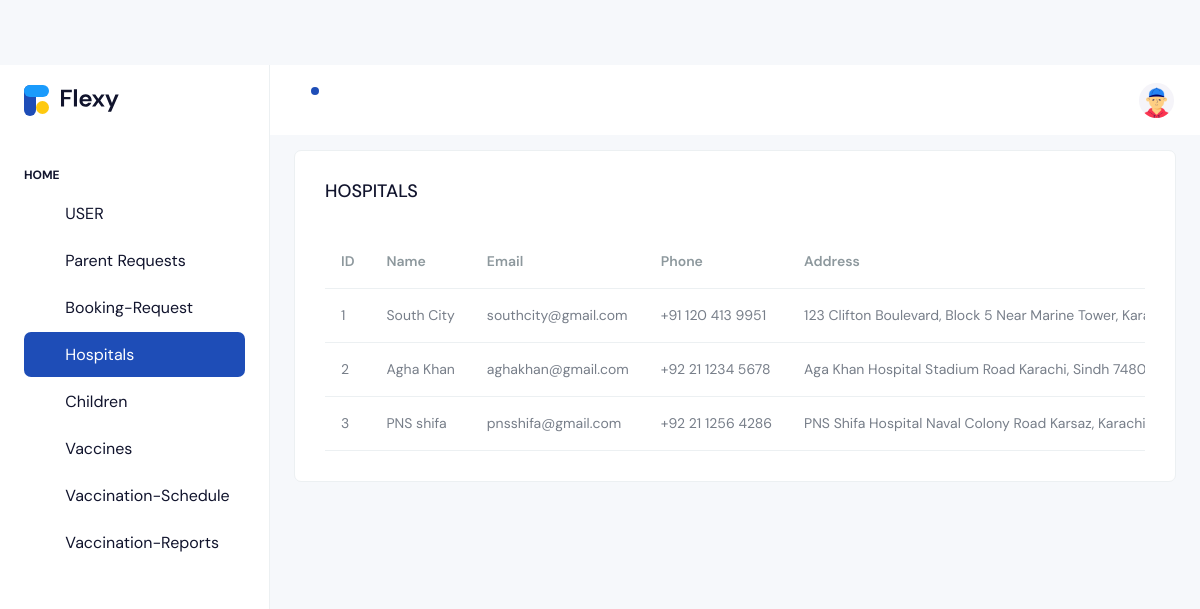
/admin/hospitals.php, run on the app's committed database.
### tables this page shows
CREATE TABLE `hospitals` (
  `id` int(11) NOT NULL,
  `name` varchar(150) NOT NULL,
  `email` varchar(100) DEFAULT NULL,
  `phone` varchar(20) DEFAULT NULL,
  `address` text DEFAULT NULL,
  `created_by` int(11) DEFAULT NULL
);

### admin/hospitals.php (the view, shortened to what this page needs)
<?php
include('inc.connection.php');
$sql = "SELECT hospitals.*, users.name AS creator_name
        FROM hospitals
        LEFT JOIN users ON hospitals.created_by = users.id";
$result = mysqli_query($conn, $sql);
?>
<!doctype html>
<html lang="en">
<head>
    <link rel="stylesheet" href="./assets/css/styles.min.css" />
</head>
<body>
    <div class="page-wrapper" id="main-wrapper" data-layout="vertical" data-navbarbg="skin6" data-sidebartype="full"
        data-sidebar-position="fixed" data-header-position="fixed">
        <aside class="left-sidebar">
            <div>
                <div class="brand-logo d-flex align-items-center justify-content-between">
                    <a href="./webindex.php" class="text-nowrap logo-img">
                        <img src="assets/images/logos/logo.svg" alt="" />
                    </a>
                </div>
                 <nav class="sidebar-nav scroll-sidebar" data-simplebar="">
                 <ul id="sidebarnav">
                     <li class="nav-small-cap">
                        <span class="hide-menu">Home</span>
                     </li>
            <li class="sidebar-item">
              <a class="sidebar-link" href="index.php" aria-expanded="false">
                <i class="ti ti-atom"></i>
                <span class="hide-menu">USER</span>
              </a>
            </li>
            <li class="sidebar-item">
              <a class="sidebar-link" href="parent-requests.php" aria-expanded="false">
                <i class="ti ti-atom"></i>
                <span class="hide-menu">Parent Requests</span>
              </a>
            </li>
            <li class="sidebar-item">
              <a class="sidebar-link" href="booking-request.php" aria-expanded="false">
                <i class="ti ti-atom"></i>
                <span class="hide-menu">Booking-Request</span>
              </a>
            </li>
            <li class="sidebar-item">
              <a class="sidebar-link" href="hospitals.php" aria-expanded="false">
                <i class="ti ti-atom"></i>
                <span class="hide-menu">Hospitals</span>
              </a>
            </li>
            <li class="sidebar-item">
              <a class="sidebar-link" href="children-list.php" aria-expanded="false">
                <i class="ti ti-atom"></i>
                <span class="hide-menu">Children</span>
              </a>
            </li>
            <li class="sidebar-item">
              <a class="sidebar-link" href="vaccines.php" aria-expanded="false">
                <i class="ti ti-atom"></i>
                <span class="hide-menu">Vaccines</span>
              </a>
            </li>
             <li class="sidebar-item">
              <a class="sidebar-link" href="vaccination-schedule.php" aria-expanded="false">
                <i class="ti ti-atom"></i>
                <span class="hide-menu">Vaccination-Schedule</span>
              </a>
            </li>
            <li class="sidebar-item">
              <a class="sidebar-link" href="vaccination-reports.php" aria-expanded="false">
                <i class="ti ti-atom"></i>
                <span class="hide-menu">Vaccination-Reports</span>
              </a>
            </li>
          </ul>
        </nav>
            </div>
        </aside>
        <div class="body-wrapper">
            <header class="app-header">
        <nav class="navbar navbar-expand-lg navbar-light">
          <ul class="navbar-nav">
            <li class="nav-item dropdown">
              <a class="nav-link " href="javascript:void(0)" id="drop1" data-bs-toggle="dropdown" aria-expanded="false">
                <i class="ti ti-bell"></i>
                <div class="notification bg-primary rounded-circle"></div>
              </a>
            </li>
          </ul>
          <div class="navbar-collapse justify-content-end px-0" id="navbarNav">
            <ul class="navbar-nav flex-row ms-auto align-items-center justify-content-end">
              <li class="nav-item dropdown">
                <a class="nav-link " href="javascript:void(0)" id="drop2" data-bs-toggle="dropdown"
                  aria-expanded="false">
                  <img src="./assets/images/profile/user-1.jpg" alt="" width="35" height="35" class="rounded-circle">
                </a>
              </li>
            </ul>
          </div>
        </nav>
      </header>
            <div class="body-wrapper-inner">
                <div class="container-fluid">
                    <div class="row" style="margin-top: -30px;">
                        <div class="col-12">
                            <div class="card">
                                <div class="card-body">
                                    <div class="d-md-flex align-items-center">
                                        <div>
                                            <h4 class="card-title">HOSPITALS</h4>
                                        </div>
                                    </div>
                                    <div class="table-responsive mt-4">
                                        <table class="table mb-0 text-nowrap varient-table align-middle fs-3">
                                            <thead>
                                                <tr>
                                                    <th class="px-3 text-muted">ID</th>
                                                    <th class="px-3 text-muted">Name</th>
                                                    <th class="px-3 text-muted">Email</th>
                                                    <th class="px-3 text-muted">Phone</th>
                                                    <th class="px-3 text-muted">Address</th>
                                                </tr>
                                            </thead>
                                            <tbody>
                                                <?php while ($row = mysqli_fetch_assoc($result)) { ?>
                                                    <tr>
                                                        <td class="px-3"><?php echo $row['id']; ?></td>
                                                        <td class="px-3"><?php echo $row['name']; ?></td>
                                                        <td class="px-3"><?php echo $row['email']; ?></td>
                                                        <td class="px-3"><?php echo $row['phone']; ?></td>
                                                        <td class="px-3"><?php echo $row['address']; ?></td>
                                                    </tr>
                                                <?php } ?>
                                            </tbody>
                                        </table>
                                    </div>
                                </div>
                            </div>
                        </div>
                    </div>
                </div>
            </div>
        </div>
    </div>
</body>
</html>

### data on the page
hospitals: id "1", name "South City", email "southcity@gmail.com", phone "+91 120 413 9951", address "123 Clifton Boulevard, Block 5 Near Marine Tower,…"
hospitals: id "2", name "Agha Khan", email "aghakhan@gmail.com", phone "+92 21 1234 5678", address "Aga Khan Hospital Stadium Road Karachi, Sindh…"
hospitals: id "3", name "PNS shifa", email "pnsshifa@gmail.com", phone "+92 21 1256 4286", address "PNS Shifa Hospital Naval Colony Road Karsaz, Karachi…"
